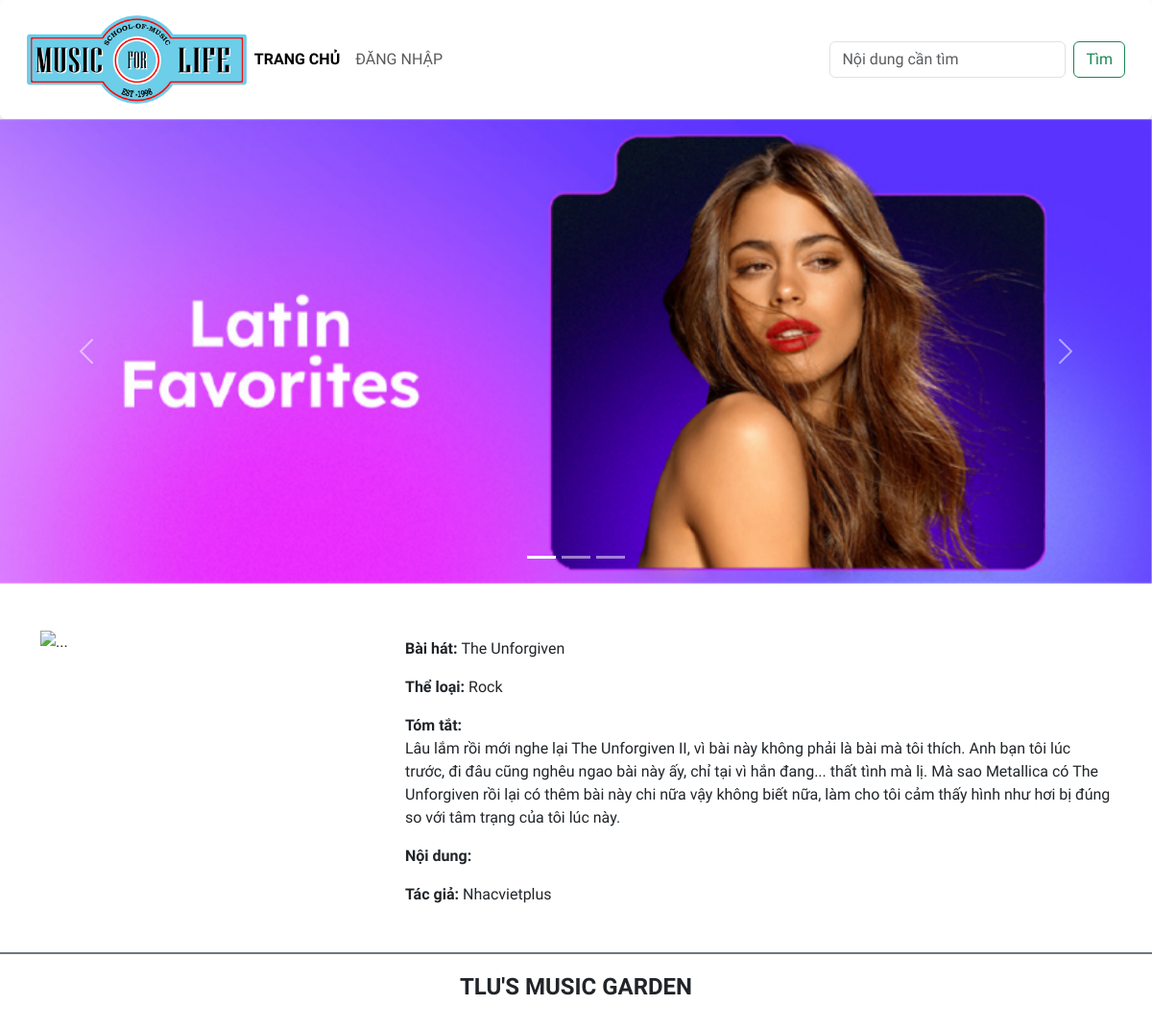
/?controller=home&action=get&id=7, run on the app's committed database.
### tables this page shows
CREATE TABLE `baiviet` (
  `ma_bviet` int UNSIGNED NOT NULL,
  `tieude` varchar(200) NOT NULL,
  `ten_bhat` varchar(100) NOT NULL,
  `ma_tloai` int UNSIGNED NOT NULL,
  `tomtat` text NOT NULL,
  `noidung` text,
  `ma_tgia` int UNSIGNED NOT NULL,
  `ngayviet` date NOT NULL,
  `hinhanh` varchar(200) DEFAULT NULL
);

CREATE TABLE `theloai` (
  `ma_tloai` int UNSIGNED NOT NULL,
  `ten_tloai` varchar(50) NOT NULL,
  `SLBaiViet` int DEFAULT NULL
);

CREATE TABLE `tacgia` (
  `ma_tgia` int UNSIGNED NOT NULL,
  `ten_tgia` varchar(100) NOT NULL,
  `hinh_tgia` varchar(100) DEFAULT NULL
);

### controllers/HomeController.php (called while the page is built, shortened)
<?php
    include_once("services/ArticleService.php");
    include_once("services/AuthorService.php");
    include_once "services/CategoryService.php";
class HomeController {
    public function get()
    {
        $id = $_GET["id"];
        $articles = new ArticleService();
        $article = $articles->getDetail($id);
        $authors = new AuthorService();
        $author = $authors->getDetail($article[0]->get_ma_tgia());
        $categories = new CategoryService();
        $category = $categories->getDetail($article[0]->get_ma_tloai());
        include "views/home/detail.php";
    }
}
?>

### index.php (called while the page is built, shortened)
<?php
$action     = isset($_GET['action'])?       $_GET['action']:'index';
$myObj = new $controller();
$myObj->$action();

### services/ArticleService.php (called while the page is built, shortened)
<?php
include("models/Article.php");
class ArticleService{
    public function getDetail($id)
    {
        $dbConn = new DBConnection();
        $conn = $dbConn->getConnection();
        $sql = "SELECT * FROM baiviet WHERE ma_bviet = {$id}";
        $stmt = $conn->query($sql);
        $articles = [];
        while($row = $stmt->fetch()){
            $article = new BaiViet($row["ma_bviet"], $row["tieude"], $row["ten_bhat"], $row["ma_tloai"], $row["tomtat"], $row["noidung"], $row["ma_tgia"], $row["ngayviet"], $row["hinhanh"]);
            array_push($articles,$article);
        }
        return $articles;
    }
}
?>

### models/Article.php (called while the page is built, shortened)
<?php
class BaiViet{
    private $ten_bhat;
    private $tomtat;
    private $hinhanh;
    public function __construct($ma_bviet, $tieude, $ten_bhat, $ma_tloai, $tomtat, $noidung, $ma_tgia, $ngayviet, $hinhanh)
    {
        $this->ten_bhat = $ten_bhat;
        $this->tomtat = $tomtat;
        $this->hinhanh = $hinhanh;
    }
        public function get_ten_bhat() {
            return $this->ten_bhat;
        }
        public function get_tomtat() {
            return $this->tomtat;
        }
        public function get_hinhanh() {
            return $this->hinhanh;
        }
}
?>

### services/CategoryService.php (called while the page is built, shortened)
<?php
include "models/Category.php";
class CategoryService {
    public function getDetail($id)
    {
        $dbConn = new DBConnection();
        $conn = $dbConn->getConnection();
        $sql = "SELECT * FROM theloai WHERE ma_tloai = {$id}";
        $stmt = $conn->query($sql);
        $categories = [];
        while($row = $stmt->fetch()){
            $category = new TheLoai($row["ma_tloai"], $row["ten_tloai"]);
            array_push($categories, $category);
        }
        $category = $categories[0];
        return $category;
    }
}
?>

### models/Category.php (called while the page is built, shortened)
<?php
class TheLoai {
    private $ten_tloai;
    public function __construct($ma_tloai, $ten_tloai)
    {
        $this->ten_tloai = $ten_tloai;
    }
    public function get_ten_tloai() {
        return $this->ten_tloai;
    }
}
?>

### services/AuthorService.php (called while the page is built, shortened)
<?php
include "models/Author.php";
class AuthorService
{
    public function getDetail($id)
    {
        $dbConn = new DBConnection();
        $conn = $dbConn->getConnection();
        $sql = "SELECT * FROM tacgia WHERE ma_tgia = {$id}";
        $stmt = $conn->query($sql);
        $authors = [];
        while ($row = $stmt->fetch()) {
            $author = new Tacgia($row["ma_tgia"], $row["ten_tgia"], $row["hinh_tgia"]);
            array_push($authors, $author);
        }
        $author = $authors[0];
        return $author;
    }
}
?>

### models/Author.php (called while the page is built, shortened)
<?php
    class Tacgia {
        private $ten_tgia;
        public function __construct($ma_tgia, $ten_tgia, $hinh_tgia)
        {
            $this->ten_tgia = $ten_tgia;
        }
        public function get_ten_tgia() {
            return $this->ten_tgia;
        }
    }
?>

### views/home/detail.php (the view, shortened to what this page needs)
<!DOCTYPE html>
<html lang="en">
<head>
    <link href="https://cdn.jsdelivr.net/npm/bootstrap@5.3.0-alpha1/dist/css/bootstrap.min.css" rel="stylesheet">
    <link rel="stylesheet" href="../../../btth02v2/assets/css/style.css">
</head>
<body>
    <?php
        include "./views/layout/header.php";
    ?>
    <main class="container mt-5">
                <div class="row mb-5">
                    <div class="col-sm-4">
                        <img src="<?php echo $article[0]->get_hinhanh() ?>"  height="350" width="350" class="img-fluid" alt="...">
                    </div>
                    <div class="col-sm-8">
                        <p class="card-text"><span class=" fw-bold">Bài hát: </span><?php echo $article[0]->get_ten_bhat()  ?></p>
                        <p class="card-text"><span class=" fw-bold">Thể loại: </span><?php echo $category->get_ten_tloai()  ?></p>
                        <p class="card-text"><span class=" fw-bold">Tóm tắt: <br> </span><?php echo $article[0]->get_tomtat() ?></p>
                        <p class="card-text"><span class=" fw-bold">Nội dung: </span><?php echo $article[0]->get_noidung()  ?></p>
                        <p class="card-text"><span class=" fw-bold">Tác giả: </span><?php echo $author->get_ten_tgia() ?></p>
                    </div>
        </div>
    </main>
        <?php include "./views/layout/footer.php";
?>
</body>
</html>

### assets/css/style.css (style rules this page uses)
body { font-family: 'Numans', sans-serif !important; }

### data on the page
baiviet: ten_bhat "The Unforgiven", tomtat "Lâu lắm rồi mới nghe lại The Unforgiven II, vì bài này không phải là bài mà tôi thích. Anh bạn tôi lúc trước, đi đâu cũng nghêu ngao bài này ấy, chỉ tại vì hắn đang... thất tình mà lị. Mà sao Metallica có The Unforgiven rồi lại có thêm bài này chi nữa vậy không biết nữa, làm cho tôi cảm thấy hình như hơi bị đúng so với tâm trạng của tôi lúc này."
theloai: ten_tloai "Rock"
tacgia: ten_tgia "Nhacvietplus"
